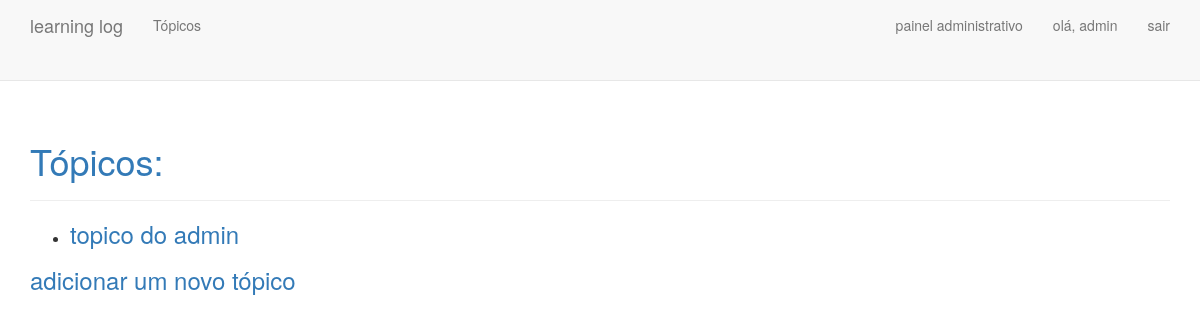
Page /topics/ (signed in) on the earlier database version.
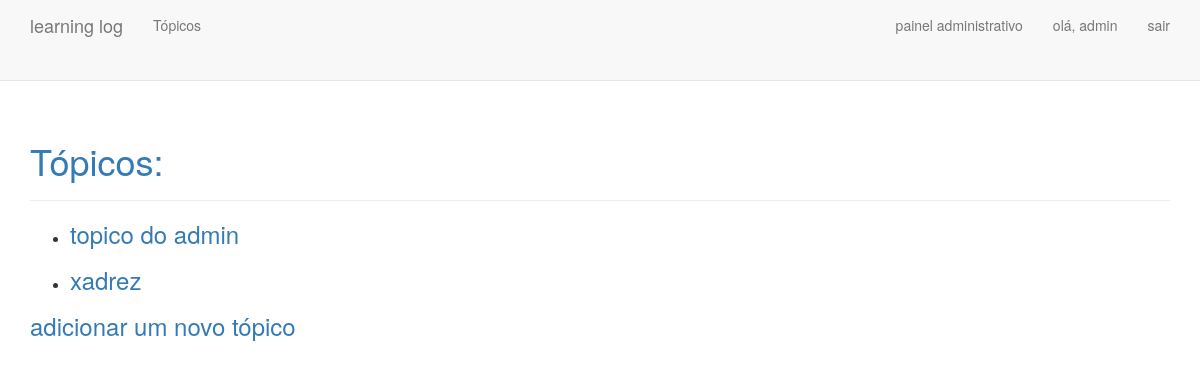
Same page on the later database version.
### learning_logs/models.py (models this page shows)
class Topic(models.Model):
    text = models.CharField(max_length = 200)
    date_added = models.DateTimeField(auto_now_add = True)
    owner = models.ForeignKey(User, on_delete=models.CASCADE)
    def __str__(self):
        return self.text

### learning_logs/views.py (the view)
# urls.py: path('topics/', views.topics, name = 'topics'),
@login_required
def topics(request):
    topics = models.Topic.objects.filter(owner=request.user).order_by('date_added')
    context = {
        'topics' : topics,
    }
    return render(request, 'learning_logs/topics.html', context)

### learning_logs/templates/learning_logs/topics.html
{% extends 'learning_logs/base.html' %}
{% block header %}
    <h1>Tópicos:</h1>
{% endblock header %}
{% block content %}
    <ul>
        {% for topic in topics %}
            <li>
                <h3>
                    <a href="{% url 'topic' topic.id %}">{{ topic }}</a>
                </h3>
            </li>
        {% empty %}
            <li>sem tópicos para mostrar</li>
        {% endfor %}
    </ul>
    <h3>
        <a href="{% url 'new_topic' %}">adicionar um novo tópico</a>
    </h3>
{% endblock content %}

### learning_logs/templates/learning_logs/base.html (shortened to what this page needs)
{% load bootstrap3 %}
<!DOCTYPE html>
<html lang="pt-br">
<head>
    {% bootstrap_css %}
</head>
<body>
    <nav class="navbar navbar-default navbar-static-top">
        <div class="container">
            <div class="navbar-header">
                <a class="navbar-brand" href="{% url 'index' %}">learning log</a>
            </div>
            <div id="navbar" class="collapse navbar-collapse">
                {% if user.is_authenticated %}
                    <ul class="nav navbar-nav">
                        <li><a href="{% url 'topics' %}">Tópicos</a></li>
                    </ul>
                {% endif %}
                <ul class="nav navbar-nav navbar-right">
                    {% if user.is_authenticated %}
                        {% if user.username == 'admin' %}
                            <li><a href="{% url 'admin:index' %}">painel administrativo</a></li>
                        {% endif %}
                        <li><a>olá, {{ user.username }}</a></li>
                        <li><a href="{% url 'logout' %}">sair<a/></li>
                    {% else %}
                        <li><a href="{% url 'login' %}">entrar</a></li>
                        <li><a href="{% url 'register' %}">cadastrar</a></li>
                    {% endif %}
                </ul>
            </div>
        </div>
    </nav>
    <div class="container">
        <div class="page-header">{% block header %} {% endblock header %}</div>
        <div>{% block content %}{% endblock content %}</div>
    </div>
</body>
</html>

Differences in the rows shown:
added Topic: text "xadrez"
